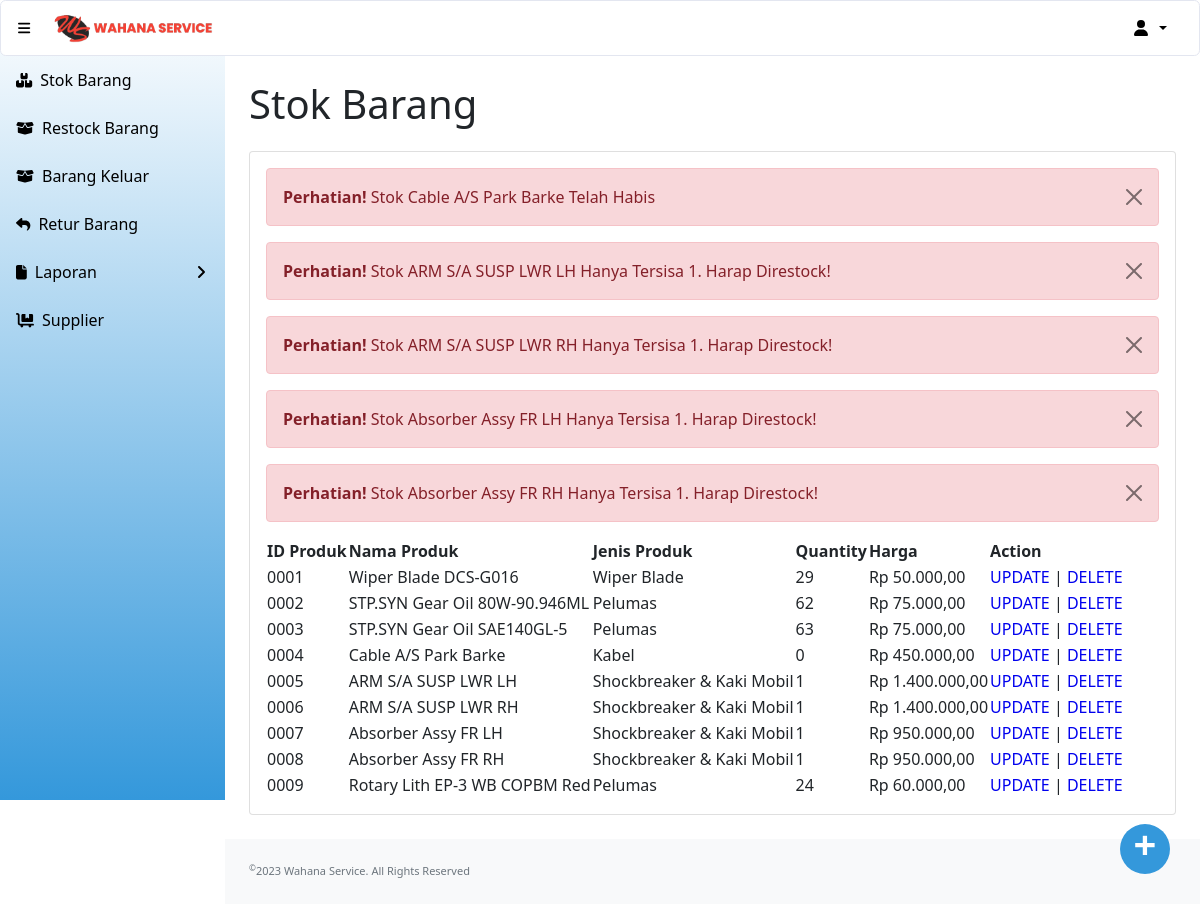
Screenshot of / (signed in) with the database file from the repository.
### tables this page shows
CREATE TABLE `produk` (
  `id_produk` varchar(10) NOT NULL,
  `id_supplier` int(11) NOT NULL,
  `nama_produk` varchar(100) NOT NULL,
  `jenis_barang` varchar(100) NOT NULL,
  `qty` int(10) NOT NULL,
  `harga` int(10) NOT NULL
);

### conn.php (called while the page is built, shortened)
<?php
function FormatUang($harga){
    $hasil = "Rp " . number_format($harga,2,',','.');
    return $hasil;
}
?>

### index.php (the view, shortened to what this page needs)
<?php
include "conn.php";
?>
<!DOCTYPE html>
<html lang="en">
    <head>
        <link href="https://cdn.jsdelivr.net/npm/simple-datatables@latest/dist/style.css" rel="stylesheet" />
        <link href="css/styles.css" rel="stylesheet" />
    </head>
    <body class="sb-nav-fixed">
    <?php include "head.php"; ?>
        <div id="layoutSidenav">
        <?php include "menu.php"; ?>
            </div>
            <div id="layoutSidenav_content">
                <main>
                    <div class="container-fluid px-4">
                        <h1 class="mt-4" style="padding-bottom:15px";>Stok Barang</h1>
                        <div class="card mb-4">
                            <div class="card-body">
                                <?php
                                    $datastok = mysqli_query($koneksi, "select * from produk where qty < 1");
                                    while ($fetch=mysqli_fetch_array($datastok)){
                                        $nama_produk = $fetch['nama_produk'];
                                ?>
                                    <div class="alert alert-danger alert-dismissible">
                                        <button type="button" class="btn-close" data-bs-dismiss="alert"></button>
                                        <strong>Perhatian!</strong> Stok <?=$nama_produk;?> Telah Habis
                                    </div>
                               <?php
                                    }
                                    $datastok1 = mysqli_query($koneksi, "select * from produk where qty < 10 and qty > 0");
                                    while ($fetch=mysqli_fetch_array($datastok1)){
                                        $nama_produk = $fetch['nama_produk'];
                                        $qty = $fetch['qty'];
                                ?>
                                    <div class="alert alert-danger alert-dismissible">
                                        <button type="button" class="btn-close" data-bs-dismiss="alert"></button>
                                        <strong>Perhatian!</strong> Stok <?=$nama_produk;?> Hanya Tersisa <?=$qty;?>. Harap Direstock!
                                    </div>
                                <?php
                                    }
                                ?>
                                <table id="datatablesSimple">
                                    <thead>
                                        <tr>
                                            <th>ID Produk</th>
                                            <th>Nama Produk</th>
                                            <th>Jenis Produk</th>
                                            <th>Quantity</th>
                                            <th>Harga</th>
                                            <th>Action</th>
                                        </tr>
                                    </thead>
                                    <tbody>
                                        <?php
                                            $sSQL="select * from produk order  by id_produk";
                                            $result=mysqli_query($koneksi, $sSQL);
                                            if (mysqli_num_rows($result) > 0)
                                            {
                                                while ($row=mysqli_fetch_assoc($result))
                                                {
                                                    $id_produk = $row['id_produk'];
                                                    $nama_produk = $row['nama_produk'];
                                                    $jenis_produk = $row['jenis_barang'];
                                                    $qty= $row['qty'];
                                                    $harga= $row['harga'];
                                        ?>
                                            <tr>
                                                <td><?php echo $id_produk;?></td>
                                                <td><?php echo $nama_produk;?></td>
                                                <td><?php echo $jenis_produk;?></td>
                                                <td><?php echo $qty;?></td>
                                                <td><?php echo FormatUang($harga);?></td>
                                                <td><?php echo "<a href='update_barang.php?id_produk=$id_produk' class='action'>UPDATE</a> |
                                                                <a href='delete_barang.php?id_produk=$id_produk' class='action' onclick='return konfirmasi();'>DELETE</a>"; ?> </td>
                                            </tr>
                                        <?php
                                                }
                                            }
                                         ?>
                                    </tbody>
                                </table>
                            </div>
                        </div>
                    </div>
                    <a href="add_barang.php" class="act-btn">
                        +
                    </a>
                </main>
                <footer class="py-4 bg-light mt-auto">
                    <div class="container-fluid px-4">
                        <div class="d-flex align-items-center justify-content-between small">
                           <div class="text-muted"><sup>&copy;</sup>2023 Wahana Service. All Rights Reserved</div>
                        </div>
                    </div>
                </footer>
            </div>
    </body>
</html>

### rows the page displays
produk: nama_produk "Cable A/S Park Barke", id_produk "0004", jenis_barang "Kabel", qty "0", harga "Rp 450.000,00"
produk: nama_produk "ARM S/A SUSP LWR LH", qty "1", id_produk "0005", jenis_barang "Shockbreaker & Kaki Mobil", harga "Rp 1.400.000,00"
produk: nama_produk "ARM S/A SUSP LWR RH", qty "1", id_produk "0006", jenis_barang "Shockbreaker & Kaki Mobil", harga "Rp 1.400.000,00"
produk: nama_produk "Absorber Assy FR LH", qty "1", id_produk "0007", jenis_barang "Shockbreaker & Kaki Mobil", harga "Rp 950.000,00"
produk: nama_produk "Absorber Assy FR RH", qty "1", id_produk "0008", jenis_barang "Shockbreaker & Kaki Mobil", harga "Rp 950.000,00"
produk: id_produk "0001", nama_produk "Wiper Blade DCS-G016", jenis_barang "Wiper Blade", qty "29", harga "Rp 50.000,00"
produk: id_produk "0002", nama_produk "STP.SYN Gear Oil 80W-90.946ML", jenis_barang "Pelumas", qty "62", harga "Rp 75.000,00"
produk: id_produk "0003", nama_produk "STP.SYN Gear Oil SAE140GL-5", jenis_barang "Pelumas", qty "63", harga "Rp 75.000,00"
produk: id_produk "0009", nama_produk "Rotary Lith EP-3 WB COPBM Red", jenis_barang "Pelumas", qty "24", harga "Rp 60.000,00"
